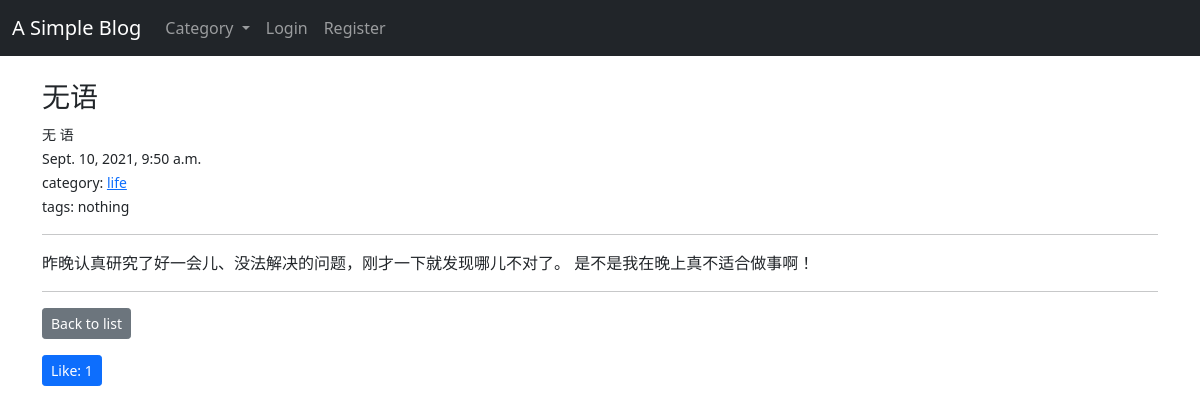
Screenshot of /article/32/ with the database file from the repository.
### myBlog/models.py (models this page shows, shortened)
class Post(models.Model):
    title = models.CharField(max_length=255)
    author = models.ForeignKey(User, on_delete=CASCADE, null=False)
    tag = models.CharField(max_length=255)
    category = models.CharField(max_length=50, default="coding")
    body = RichTextField(blank=True, null=True)
    post_time = models.DateTimeField(auto_now_add=True)
    likes = models.ManyToManyField(User, related_name="like_list")
    class Meta:
        ordering = ['-post_time']
    def total_likes(self):
        return self.likes.count()

### myBlog/views.py (the view)
# urls.py: path('article/<int:pk>/', views.ArticleDetailView.as_view(),
class ArticleDetailView(generic.DetailView):
    model = Post
    template_name = 'myBlog/article_detail.html'
    def get_context_data(self, **kwargs):
        post = get_object_or_404(Post, pk=self.kwargs['pk'])
        liked = False
        if post.likes.filter(pk=self.request.user.id):
            liked = True
        context = super().get_context_data(**kwargs)
        context['liked'] = liked
        return context

### myBlog/context_processors.py (called while the page is built)
def get_category_list(request):
    category_list = Category.objects.all()
    return {
        'category_list': category_list,
    }

### myBlog/models.py (called while the page is built)
    def __str__(self):
        return self.name

### myBlog/templates/myBlog/article_detail.html (shortened to what this page needs)
{% extends 'base.html' %}  {% block body %}
<br>
<h3>{{ post.title }}</h3>
<small>{{ post.author.first_name }} {{ post.author.last_name }}</small>
<br />
<small>{{ post.post_time }}</small>
<br />
<small>category: <a href="{% url 'category_posts' post.category %}">{{ post.category }}</a></small>
<br />
<small>tags: {{ post.tag }}</small>
<hr />
<p>{{ post.body|safe }}</p>
<hr>
<p>
	<a href="{% url 'home' %}" class="btn btn-secondary btn-sm">Back to list</a>
	<br>
	<form action="{% url 'like' post.pk %}" method="POST">
		<button class="{% if liked %} btn btn-danger btn-sm {% endif %} btn btn-primary btn-sm">Like:
			{{ post.total_likes }}</button>
	</form>
</p>
{% endblock %}

### rows the page displays
Post: title "无语", author.first_name "无", author.last_name "语", post_time "Sept. 10, 2021, 9:50 a.m.", category "life", tag "nothing", body "昨晚认真研究了好一会儿、没法解决的问题，刚才一下就发现哪儿不对了。 是不是我在晚上真不适合做事啊！", total_likes "1"
